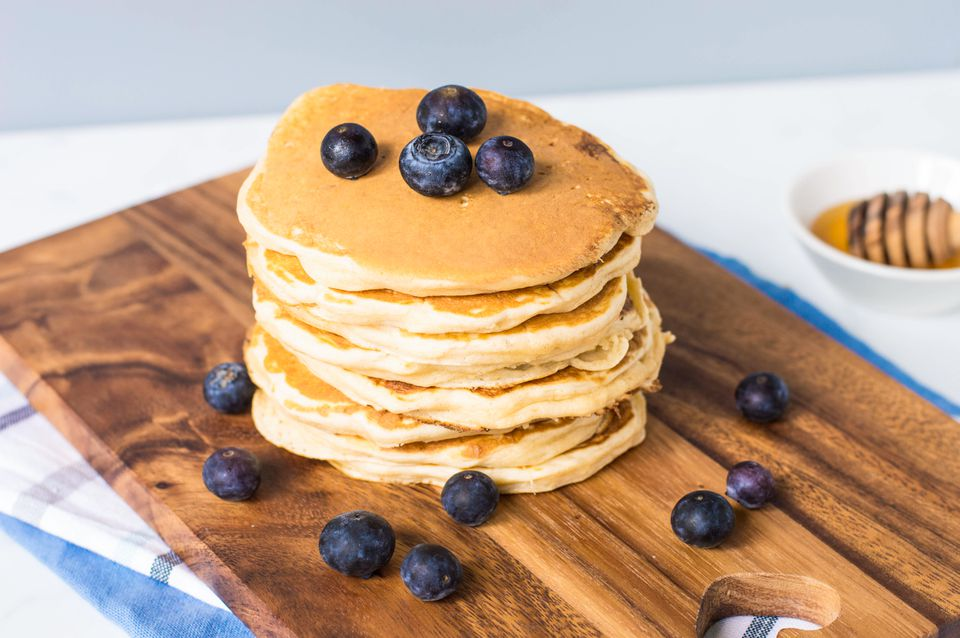
#> input picture Sesi 8/images/train/pancake/1.jpg, 960 x 638 px; its folder holds 3 pictures in this run
$ python main.py
#> lines starting #> are read from the running program, lines starting #| are printed output that depends on the picture
import cv2
import matplotlib.pyplot as plt
import numpy as np
from scipy.cluster.vq import *
from sklearn.preprocessing import StandardScaler
from sklearn.svm import LinearSVC
import os

train_path = 'images/train'
train_dir_list = os.listdir(train_path)

# print(train_dir_list)
image_list = []
image_class_list = []

for idx, train_dir in enumerate(train_dir_list):
    dir_path = os.listdir(f'{train_path}/{train_dir}')
    for image_path in dir_path:
        image_list.append(f'{train_path}/{train_dir}/{image_path}')
        image_class_list.append(idx)

# for image_list1 in image_list:
#     print(image_list1)

sift = cv2.SIFT_create()

descriptor_list = []

for image_path in image_list:
    _, ds = sift.detectAndCompute(cv2.imread(image_path), None)
    descriptor_list.append(ds)

# yang index 0 tumpuk kedalam variabel stack ds
ds_stack = descriptor_list[0]
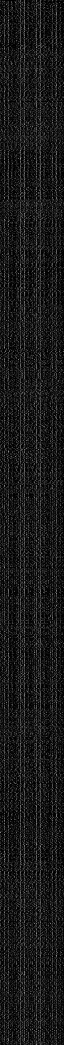
#> ds_stack: shape (2090, 128) float32 (shown at 1/2 size); min 0, max 211, mean 25.2

for ds in descriptor_list[1:]:
    ds_stack = np.vstack((ds_stack, ds))
#> this loop made 3 passes
#> pass 1, `ds_stack = np.vstack((ds_stack, ds))`:
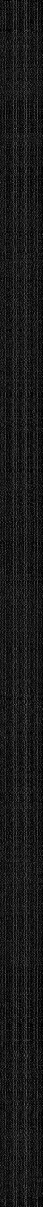
#> ds_stack: shape (3621, 128) float32 (shown at 1/3 size); min 0, max 218, mean 25.1
ds_stack = np.float32(ds_stack)

# K-Means clustering
centroids, _ = kmeans(ds_stack, 100, 1)
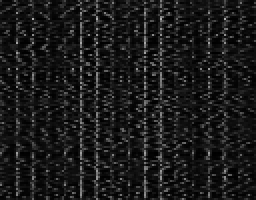
#> centroids: shape (100, 128) float32 (shown 2 times larger); min 0.563, max 175.7, mean 26.5
image_features = np.zeros((len(image_list), len(centroids)), 'float32')

for i in range(0, len(image_list)):
    words, _ = vq(descriptor_list[i], centroids)
    for w in words:
        image_features[i][w] += 1

stdScaler = StandardScaler().fit(image_features)
image_features = stdScaler.transform(image_features)

svc = LinearSVC()
svc.fit(image_features, np.array(image_class_list))

# Test
test_path = 'images/test'
image_list = []

#> (the run stopped early here; a loop or call above may not have finished)
